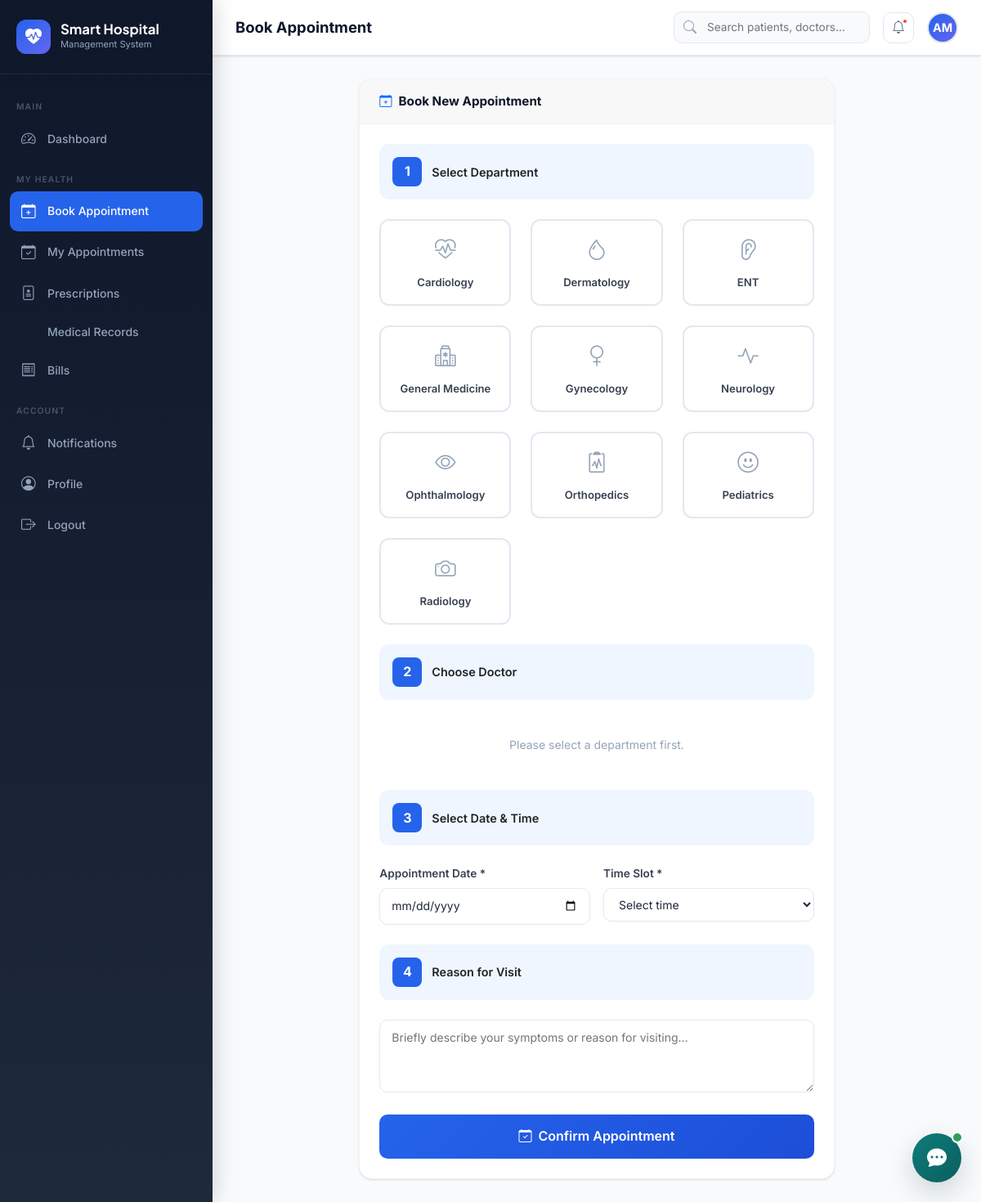
The app's page /patient/book_appointment.php (signed in) with its own data.
### tables this page shows
CREATE TABLE departments (
    id INT AUTO_INCREMENT PRIMARY KEY,
    name VARCHAR(100) NOT NULL,
    description TEXT,
    icon VARCHAR(50) DEFAULT 'hospital',
    status ENUM('active','inactive') DEFAULT 'active',
    created_at TIMESTAMP DEFAULT CURRENT_TIMESTAMP
);

### config.php (called while the page is built, shortened)
<?php
function e(string $s): string { return htmlspecialchars($s, ENT_QUOTES, 'UTF-8'); }

### patient/book_appointment.php (the view, shortened to what this page needs)
<?php
require_once '../config.php';
$db = getDB();
$departments = $db->query("SELECT * FROM departments WHERE status='active' ORDER BY name")->fetchAll();
include '../includes/layout_header.php';
?>
<div class="row justify-content-center">
  <div class="col-lg-8">
    <div class="card">
      <div class="card-header">
        <h5><i class="bi bi-calendar-plus me-2 text-primary"></i>Book New Appointment</h5>
      </div>
      <div class="card-body">
        <form method="POST" id="book-form">
          <div style="background:var(--primary-light);border-radius:12px;padding:16px;margin-bottom:24px;display:flex;align-items:center;gap:12px">
            <div style="width:36px;height:36px;background:var(--primary);border-radius:8px;display:flex;align-items:center;justify-content:center;color:#fff;font-weight:700;flex-shrink:0">1</div>
            <div style="font-weight:600;font-size:.9rem">Select Department</div>
          </div>
          <div class="row g-4 mb-4" id="dept-grid">
            <?php foreach($departments as $dep): ?>
            <div class="col-md-4 col-6">
              <label style="cursor:pointer;display:block">
                <div class="dept-card" style="border:2px solid #E2E8F0;border-radius:12px;padding:16px;text-align:center;transition:all .2s">
                  <i class="bi bi-<?= e($dep['icon']??'hospital') ?>" style="font-size:1.6rem;color:#94A3B8;display:block;margin-bottom:8px"></i>
                  <div style="font-size:.82rem;font-weight:600;color:#374151"><?= e($dep['name']) ?></div>
                </div>
              </label>
            </div>
            <?php endforeach; ?>
          </div>
          <div style="background:var(--primary-light);border-radius:12px;padding:16px;margin-bottom:24px;display:flex;align-items:center;gap:12px">
            <div style="width:36px;height:36px;background:var(--primary);border-radius:8px;display:flex;align-items:center;justify-content:center;color:#fff;font-weight:700;flex-shrink:0">2</div>
            <div style="font-weight:600;font-size:.9rem">Choose Doctor</div>
          </div>
          <div id="doctors-container" style="margin-bottom:24px">
            <p style="color:#94A3B8;font-size:.875rem;text-align:center;padding:20px">Please select a department first.</p>
          </div>
          <div style="background:var(--primary-light);border-radius:12px;padding:16px;margin-bottom:24px;display:flex;align-items:center;gap:12px">
            <div style="width:36px;height:36px;background:var(--primary);border-radius:8px;display:flex;align-items:center;justify-content:center;color:#fff;font-weight:700;flex-shrink:0">3</div>
            <div style="font-weight:600;font-size:.9rem">Select Date & Time</div>
          </div>
          <div class="row g-3 mb-4">
            <div class="col-md-6">
              <label class="form-label">Appointment Date *</label>
              <input type="date" name="appointment_date" id="appt-date" class="form-control-custom" min="<?= date('Y-m-d') ?>" value="<?= e($_POST['appointment_date']??'') ?>" required>
            </div>
            <div class="col-md-6">
              <label class="form-label">Time Slot *</label>
              <select name="appointment_time" id="appt-time" class="form-control-custom" required>
                <option value="">Select time</option>
              </select>
            </div>
          </div>
          <div style="background:var(--primary-light);border-radius:12px;padding:16px;margin-bottom:24px;display:flex;align-items:center;gap:12px">
            <div style="width:36px;height:36px;background:var(--primary);border-radius:8px;display:flex;align-items:center;justify-content:center;color:#fff;font-weight:700;flex-shrink:0">4</div>
            <div style="font-weight:600;font-size:.9rem">Reason for Visit</div>
          </div>
          <div class="form-group">
            <textarea name="reason" id="appt-reason" class="form-control-custom" rows="3" placeholder="Briefly describe your symptoms or reason for visiting…"><?= e($_POST['reason']??'') ?></textarea>
          </div>
          <button type="submit" class="btn-primary-custom w-100" style="padding:14px;font-size:1rem;justify-content:center">
            <i class="bi bi-calendar-check"></i> Confirm Appointment
          </button>
        </form>
      </div>
    </div>
  </div>
</div>
<?php include '../includes/layout_footer.php'; ?>

### assets/css/style.css (style rules this page uses)
:root { --primary: #2563EB; --primary-dark: #1D4ED8; --primary-light: #EFF6FF; --secondary: #14B8A6; --accent: #6366F1; --success: #10B981; --warning: #F59E0B; --danger: #EF4444; --info: #3B82F6; --bg: #F8FAFC; --sidebar-w: 260px; --card-radius: 16px; --shadow-sm: 0 1px 3px rgba(0,0,0,.08), 0 1px 2px rgba(0,0,0,.06); --shadow-md: 0 4px 6px -1px rgba(0,0,0,.1), 0 2px 4px -1px rgba(0,0,0,.06); --shadow-lg: 0 10px 15px -3px rgba(0,0,0,.1), 0 4px 6px -2px rgba(0,0,0,.05); --shadow-xl: 0 20px 25px -5px rgba(0,0,0,.1), 0 10px 10px -5px rgba(0,0,0,.04); --transition: all .25s cubic-bezier(.4,0,.2,1); --font-main: 'Inter', sans-serif; --font-display: 'Plus Jakarta Sans', sans-serif; }
*, *::before, *::after { box-sizing: border-box; margin: 0; padding: 0; }
html { scroll-behavior: smooth; }
body { font-family: var(--font-main); background: var(--bg); color: #1E293B; line-height: 1.6; -webkit-font-smoothing: antialiased; }
.card { background: #fff; border-radius: var(--card-radius); border: 1px solid #F1F5F9; box-shadow: var(--shadow-sm); overflow: hidden; }
.card-header { padding: 18px 24px; border-bottom: 1px solid #F1F5F9; display: flex; align-items: center; justify-content: space-between; }
.card-header h5 { font-weight: 700; font-size: .95rem; color: #0F172A; margin: 0; }
.card-body { padding: 24px; }
.btn-primary-custom { background: linear-gradient(135deg, var(--primary), var(--primary-dark)); color: #fff; border: none; padding: 10px 24px; border-radius: 10px; font-size: .875rem; font-weight: 600; cursor: pointer; transition: var(--transition); display: inline-flex; align-items: center; gap: 8px; }
.form-group { margin-bottom: 20px; }
.form-label { font-size: .85rem; font-weight: 600; color: #374151; margin-bottom: 6px; display: block; }
.form-control-custom { width: 100%; padding: 10px 14px; border: 1.5px solid #E2E8F0; border-radius: 10px; font-size: .875rem; background: #fff; color: #1E293B; transition: var(--transition); font-family: var(--font-main); }

### records on screen
departments: name "Cardiology"
departments: name "Dermatology"
departments: name "ENT"
departments: name "General Medicine"
departments: name "Gynecology"
departments: name "Neurology"
departments: name "Ophthalmology"
departments: name "Orthopedics"
departments: name "Pediatrics"
departments: name "Radiology"

### other values on screen
$item['section'] "MAIN"
$item['label'] "Dashboard"
$item['section'] "MY HEALTH"
$item['label'] "Book Appointment"
$item['label'] "My Appointments"
$item['label'] "Prescriptions"
$item['label'] "Medical Records"
$item['label'] "Bills"
$item['section'] "ACCOUNT"
$item['label'] "Notifications"
$item['label'] "Profile"
$item['label'] "Logout"
$pageTitle "Book Appointment"
substr($_SESSION['name'] ?? 'U', 0, 2) "AM"
